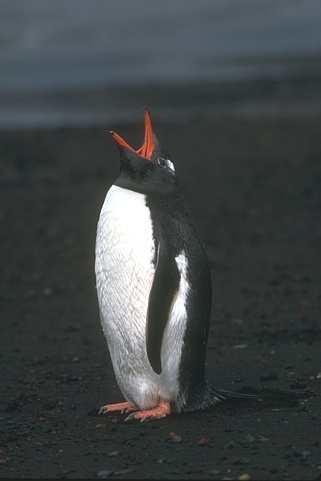
#> input picture samples/images/106025.jpg, 321 x 481 px; its folder holds only this picture in this run
$ python -i baselines.py   (imports and definitions only)   (older library calls are emulated)
#> lines starting #> are read from the running program, lines starting #| are printed output that depends on the picture; after the words box and inside, x2 and y2 are one past the last pixel; in counts of white or black regions, pixels touching at a corner belong together
#> further down, picture is the input picture: shape (481, 321, 3); mean B, G, R 71.2, 70.4, 65.3
### src/wavelet_edge.py
from __future__ import annotations

from pathlib import Path
from typing import Any

import cv2
import numpy as np
import pywt
from skimage.filters import apply_hysteresis_threshold
from skimage.morphology import thin
from skimage.restoration import denoise_tv_chambolle

SUPPORTED_WAVELETS = {"haar", "db2", "sym2", "sym4"}
SUPPORTED_TRANSFORM_MODES = {"dwt", "swt"}
SUPPORTED_FUSION_MODES = {"weighted", "max"}
SUPPORTED_RESPONSE_MODES = {"weighted", "multiscale_consistency", "coarse_enhanced", "coarse_ratio"}
SUPPORTED_TEXTURE_SUPPRESSION_MODES = {"linear", "exp", "power"}
SUPPORTED_GRADIENT_MODES = {"multiply", "blend"}
SUPPORTED_THRESHOLD_METHODS = {"otsu", "fixed", "percentile", "adaptive_percentile"}


def read_image(image_source: str | Path | np.ndarray) -> np.ndarray:
    if isinstance(image_source, np.ndarray):
        return image_source.copy()

    image_path = Path(image_source)
    image = cv2.imread(str(image_path), cv2.IMREAD_UNCHANGED)
    if image is None:
        raise FileNotFoundError(f"Failed to read image: {image_path}")
    return image


def to_grayscale(image: np.ndarray) -> np.ndarray:
    if image.ndim == 2:
        return image.astype(np.uint8)
    if image.ndim == 3:
        return cv2.cvtColor(image, cv2.COLOR_BGR2GRAY)
    raise ValueError(f"Unsupported image shape: {image.shape}")


def load_grayscale_image(image_source: str | Path | np.ndarray) -> np.ndarray:
    return to_grayscale(read_image(image_source))


# [6 lines left out: function validate_choice, not called in this run]


def validate_wavelet_name(wavelet: str) -> str:
    return validate_choice(wavelet, SUPPORTED_WAVELETS, "wavelet")


# [5 lines left out: function ensure_odd_kernel_size, not called in this run]


def normalize_to_uint8(image: np.ndarray) -> np.ndarray:
    image = image.astype(np.float32)
    min_value = float(image.min())
    max_value = float(image.max())
    if max_value - min_value < 1e-8:
        return np.zeros_like(image, dtype=np.uint8)

    normalized = (image - min_value) / (max_value - min_value)
    return (normalized * 255).clip(0, 255).astype(np.uint8)


def normalize_to_unit_float(image: np.ndarray) -> np.ndarray:
    return normalize_to_uint8(image).astype(np.float32) / 255.0


# [6 lines left out: function normalize_signed_float, not called in this run]


def resize_to_shape(image: np.ndarray, shape: tuple[int, int]) -> np.ndarray:
    return cv2.resize(image, (shape[1], shape[0]), interpolation=cv2.INTER_LINEAR)


# [1041 lines left out: functions pad_for_swt, preprocess_gray_image, resolve_decomposition_level, decompose_image, decompose_image_swt, build_level_weights and 23 more, not called in this run]

### src/baselines.py
from __future__ import annotations

from pathlib import Path

import cv2
import numpy as np

from .wavelet_edge import load_grayscale_image, normalize_to_uint8


def threshold_response(
    response: np.ndarray,
    threshold_method: str = "otsu",
    percentile: float = 95.0,
) -> np.ndarray:
    normalized = normalize_to_uint8(response)
    if threshold_method == "percentile":
        threshold = float(np.percentile(normalized, np.clip(percentile, 0.0, 100.0)))
        return (normalized >= threshold).astype(np.uint8) * 255

    _, binary = cv2.threshold(normalized, 0, 255, cv2.THRESH_BINARY + cv2.THRESH_OTSU)
    return binary


def sobel_edges(
    image_source: str | Path | np.ndarray,
    threshold_method: str = "otsu",
    percentile: float = 95.0,
) -> dict[str, np.ndarray]:
    gray = load_grayscale_image(image_source)
    gray_float = gray.astype(np.float32)
    gradient_x = cv2.Sobel(gray_float, cv2.CV_32F, 1, 0, ksize=3)
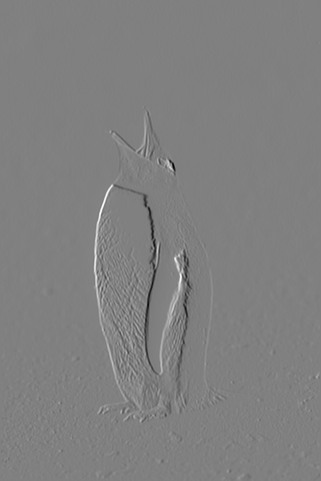
#> gradient_x: shape (481, 321) float32; min -793, max 781, mean -0.1; drawn with min black and max white
    gradient_y = cv2.Sobel(gray_float, cv2.CV_32F, 0, 1, ksize=3)
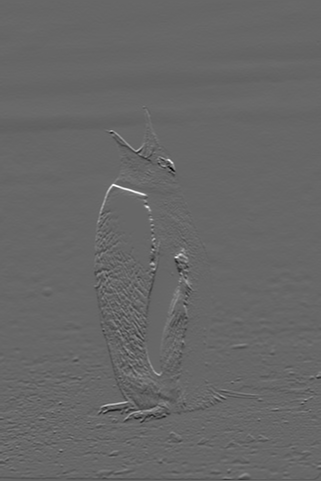
#> gradient_y: shape (481, 321) float32; min -486, max 711, mean -1.1; drawn with min black and max white
    magnitude = cv2.magnitude(gradient_x, gradient_y)
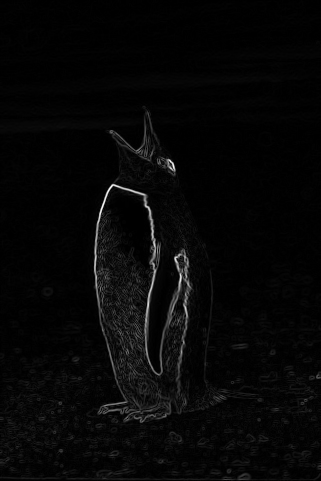
#> magnitude: shape (481, 321) float32; min 0, max 835.5, mean 23.3; drawn with min black and max white
    binary = threshold_response(magnitude, threshold_method=threshold_method, percentile=percentile)
#> in normalize_to_uint8, `min_value = float(image.min())`: min_value = 0
#> in normalize_to_uint8, `max_value = float(image.max())`: max_value = 835.5
#> in threshold_response, `_, binary = cv2.threshold(normalized, 0, 255, cv2.THRESH_BINARY + cv2...`:
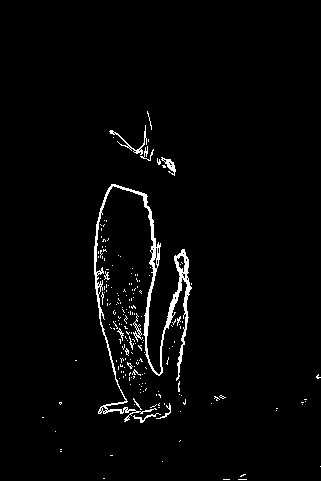
#> binary: shape (481, 321); 2.4% white in thin lines or dots, all inside (x1, y1, x2, y2) = (42, 111, 321, 480)
    return {
        "gray_image": gray,
        "edge_response": magnitude,
        "normalized_edge_response": normalize_to_uint8(magnitude),
        "binary_edge_map": binary,
    }


def canny_edges(
    image_source: str | Path | np.ndarray,
    low_threshold: int = 50,
    high_threshold: int = 150,
) -> dict[str, np.ndarray]:
    gray = load_grayscale_image(image_source)
    binary = cv2.Canny(gray, threshold1=low_threshold, threshold2=high_threshold)
    return {
        "gray_image": gray,
        "binary_edge_map": binary,
    }

>>> import cv2
>>> picture = cv2.imread('../samples/images/106025.jpg')
>>> result = sobel_edges(picture)
#> result = 4 items

$ run again, on samples/images/253036.jpg
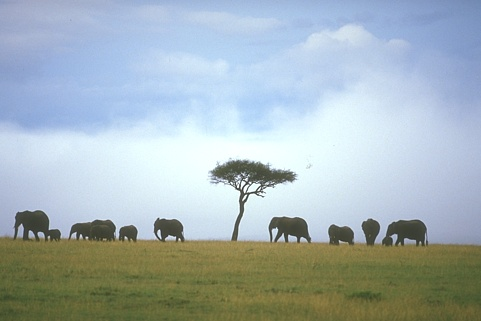
#> input picture samples/images/253036.jpg, 481 x 321 px
#> picture is the input picture: shape (321, 481, 3); mean B, G, R 183.2, 178.9, 165.3
#> in sobel_edges, `gradient_y = cv2.Sobel(gray_float, cv2.CV_32F, 0, 1, ksize=3)`:
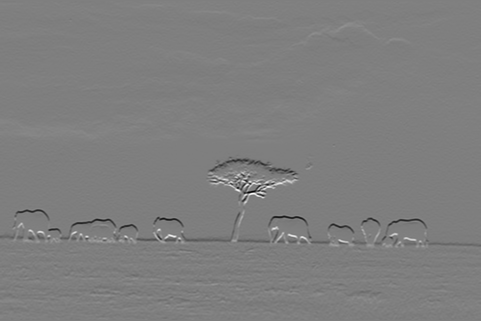
#> gradient_y: shape (321, 481) float32; min -770, max 774, mean -1.9; drawn with min black and max white
#> min_value = 0
#> max_value = 818.7
#> in threshold_response, `_, binary = cv2.threshold(normalized, 0, 255, cv2.THRESH_BINARY + cv2...`:
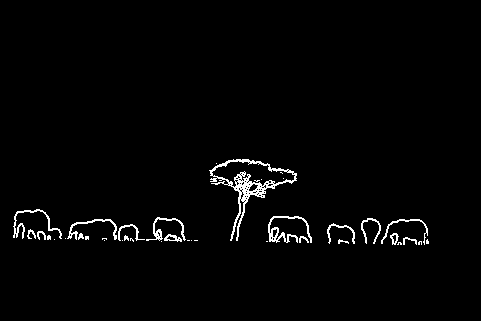
#> binary: shape (321, 481); 2% white in thin lines or dots, all inside (x1, y1, x2, y2) = (13, 159, 429, 245)
#> result = 4 items

$ run again, on samples/images/299091.jpg
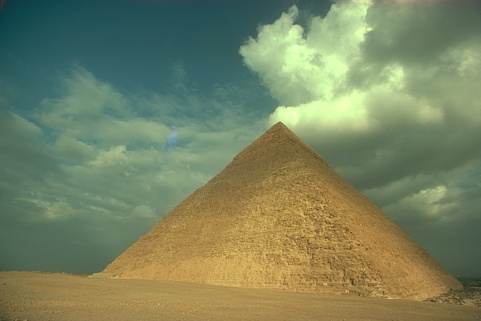
#> input picture samples/images/299091.jpg, 481 x 321 px
#> picture is the input picture: shape (321, 481, 3); mean B, G, R 96.8, 131, 120.5
#> in sobel_edges, `magnitude = cv2.magnitude(gradient_x, gradient_y)`:
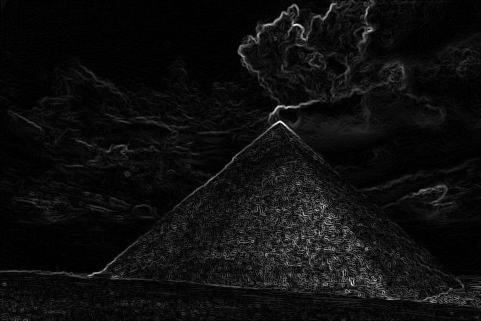
#> magnitude: shape (321, 481) float32; min 0, max 444.2, mean 26; drawn with min black and max white
#> min_value = 0
#> max_value = 444.2
#> in threshold_response, `_, binary = cv2.threshold(normalized, 0, 255, cv2.THRESH_BINARY + cv2...`:
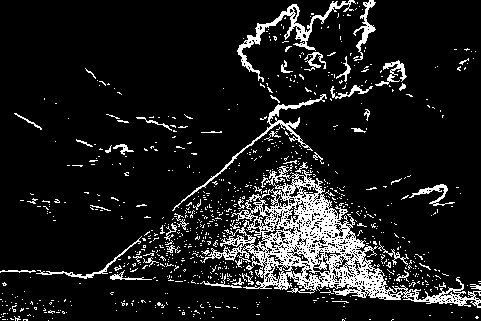
#> binary: shape (321, 481); 11.1% white in thin lines or dots
#> result = 4 items
